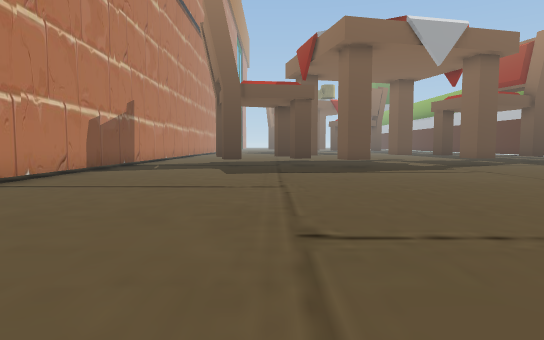
View 1 (above)

20 first-person views from a walk through a 3-D level made in the Unity game engine. The camera is 1.5 m above the floor, tilts 4° down and sees 75° across. The floor is counted in squares, 2 m on a side. Each view is taken from the middle of a square. On the plan, view 1 faces up. The plan holds only what a view shows up to about 11 squares ahead; the rest is blank. The place goes on beyond the plan. The player character is not drawn. Some animated figures are not drawn.

View 2
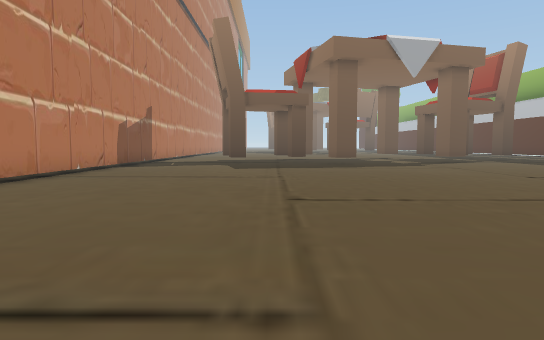

View 3
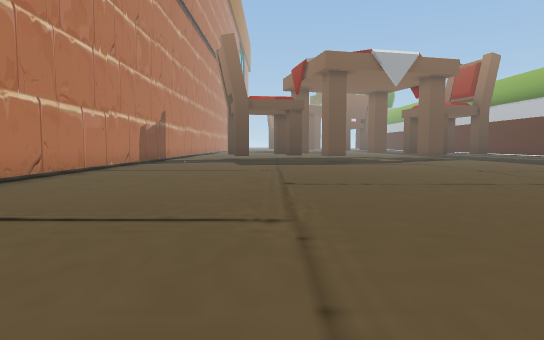

View 4
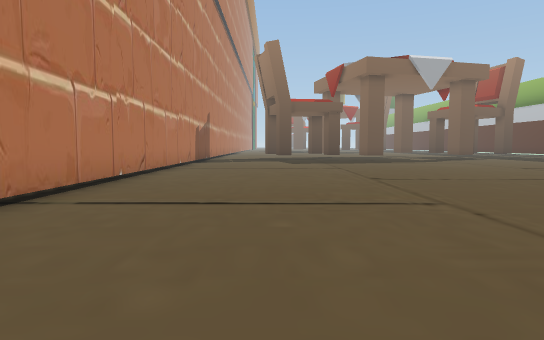

View 5
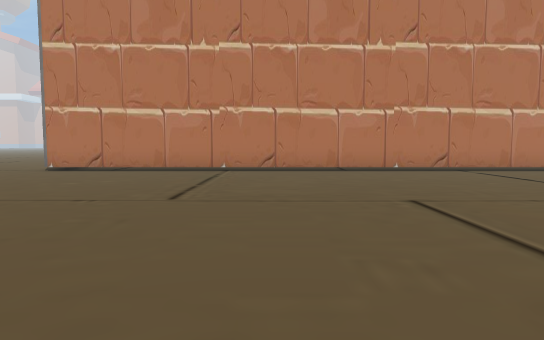

View 6
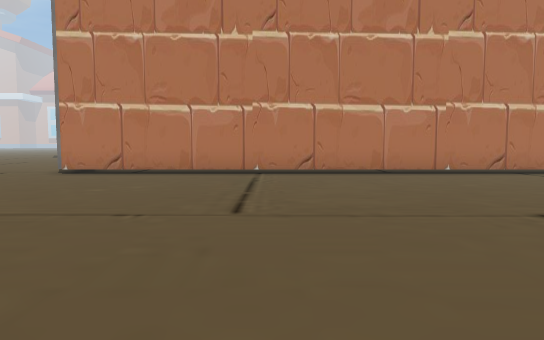

View 7
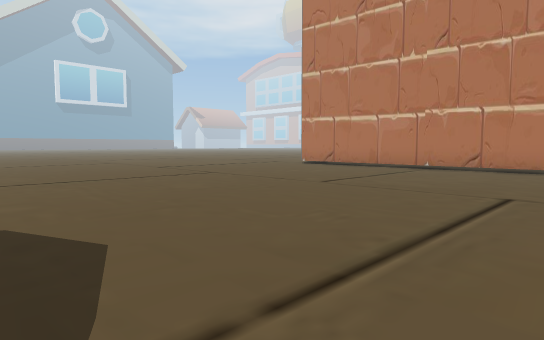

View 8
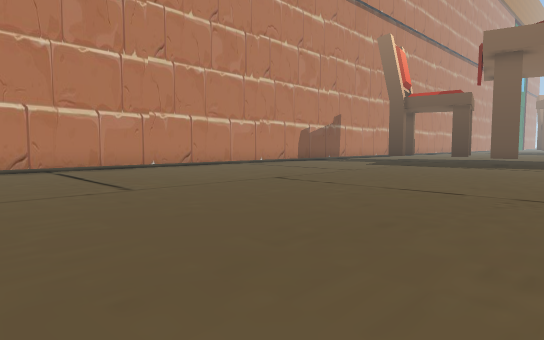

View 9
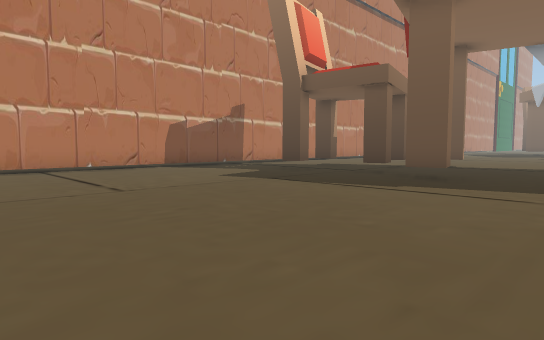

View 10
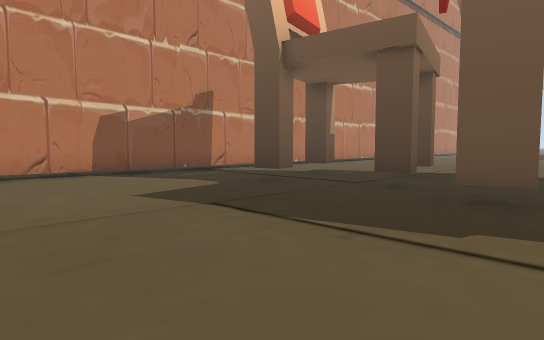

View 11
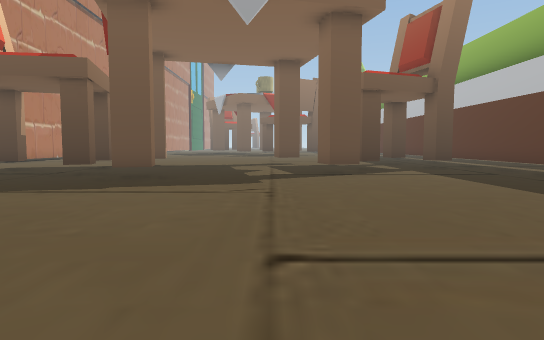

View 12
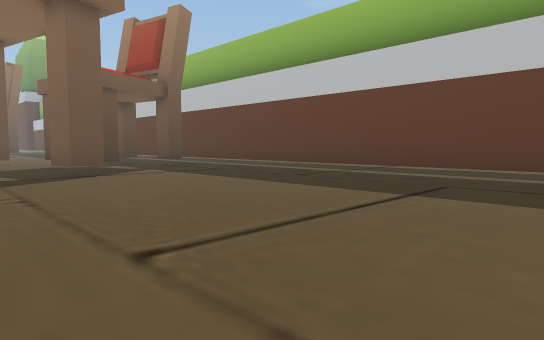

View 13
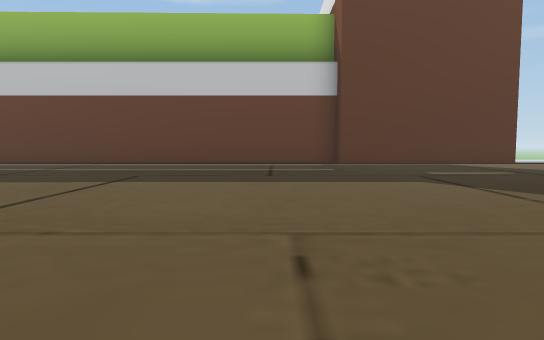

View 14
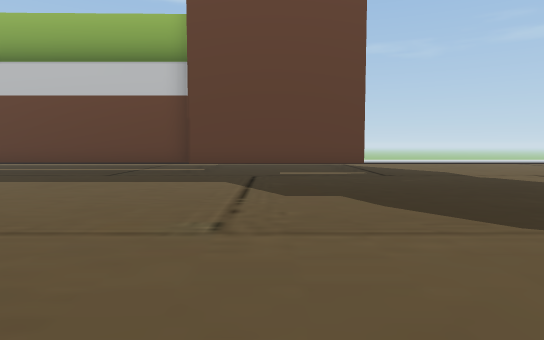

View 15
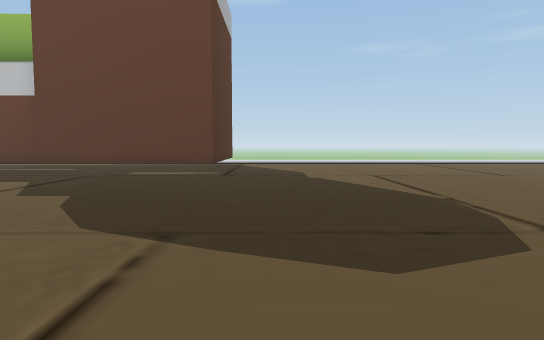

View 16
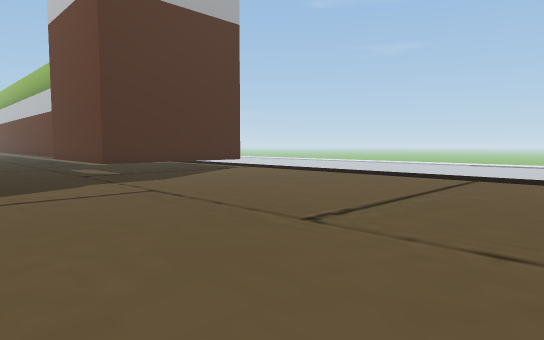

View 17
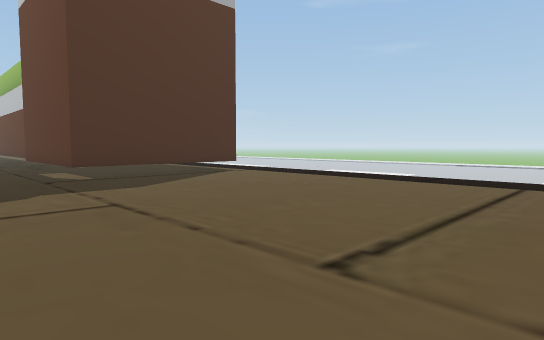

View 18
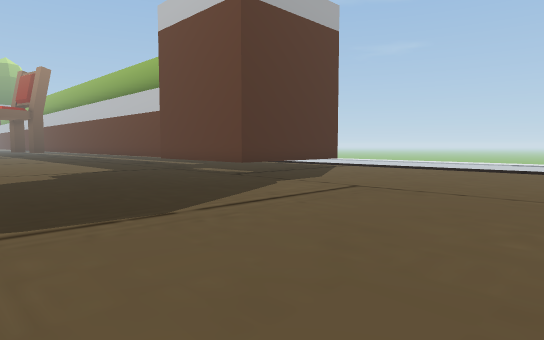

View 19
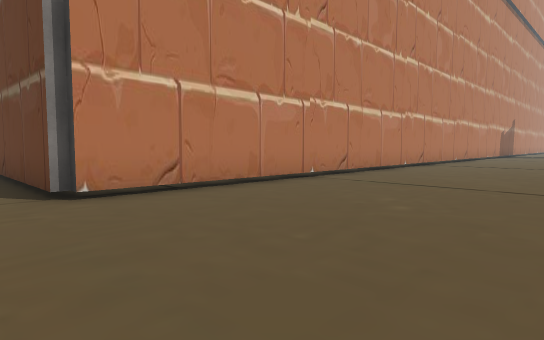

View 20
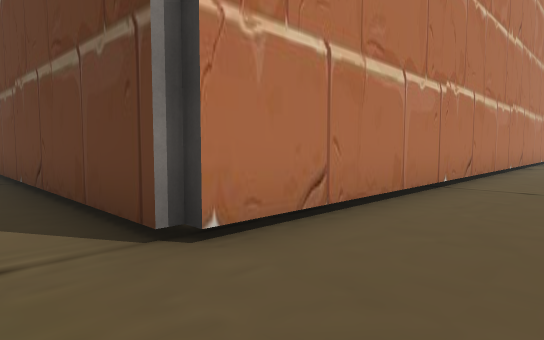

### Floor plan
Points are (right, up) in squares from view 1. A wall is a line through its corners. A room is listed if a view was taken in it or the views show most of it. See-through windows are left out.
Room 1 (views 1, 2, 3, 4, 5, 6, 7, 8, 9, 10, 11, 12, 13, 14, 15, 16, 17, 18, 19, 20)
walls: (3.1, 12.7) (3.3, 11.9) (2.5, 11.7); (1.3, 13.5) (1.4, 12.9) (0.8, 12.8); (8.3, 13.1) (7.5, 12.9) (7.2, 13.8); (0.7, 15.8) (0.8, 15.3) (0.5, 15.2); (9.3, 14.8) (8.7, 14.7); (-1.8, 15.3) (-1.6, 14.7) (-2.3, 14.5); (-5.2, 13.4) (-5.2, -12.7) (-12.6, -12.7); (12.9, 1.2) (12.9, 15.1); (15.5, -3.4) (12.4, -3.4) (12.4, 1.2)

Positions as (right, up) in squares from view 1, and headings:
1: (0, 0), facing up
2: (0, -2), facing up
3: (0, -4), facing up
4: (-2, -5), facing up
5: (5, -6), facing left
6: (4, -7), facing left
7: (6, -3), facing down-left
8: (6, -3), facing up-left
9: (6, 4), facing up-left
10: (4, 7), facing up-left
11: (6, 4), facing up
12: (5, 4), facing up-right
13: (3, 3), facing right
14: (3, -1), facing right
15: (3, -5), facing right
16: (9, -13), facing up-right
17: (10, -12), facing up-right
18: (6, -11), facing up-right
19: (0, -14), facing up-left
20: (-3, -14), facing up-left
